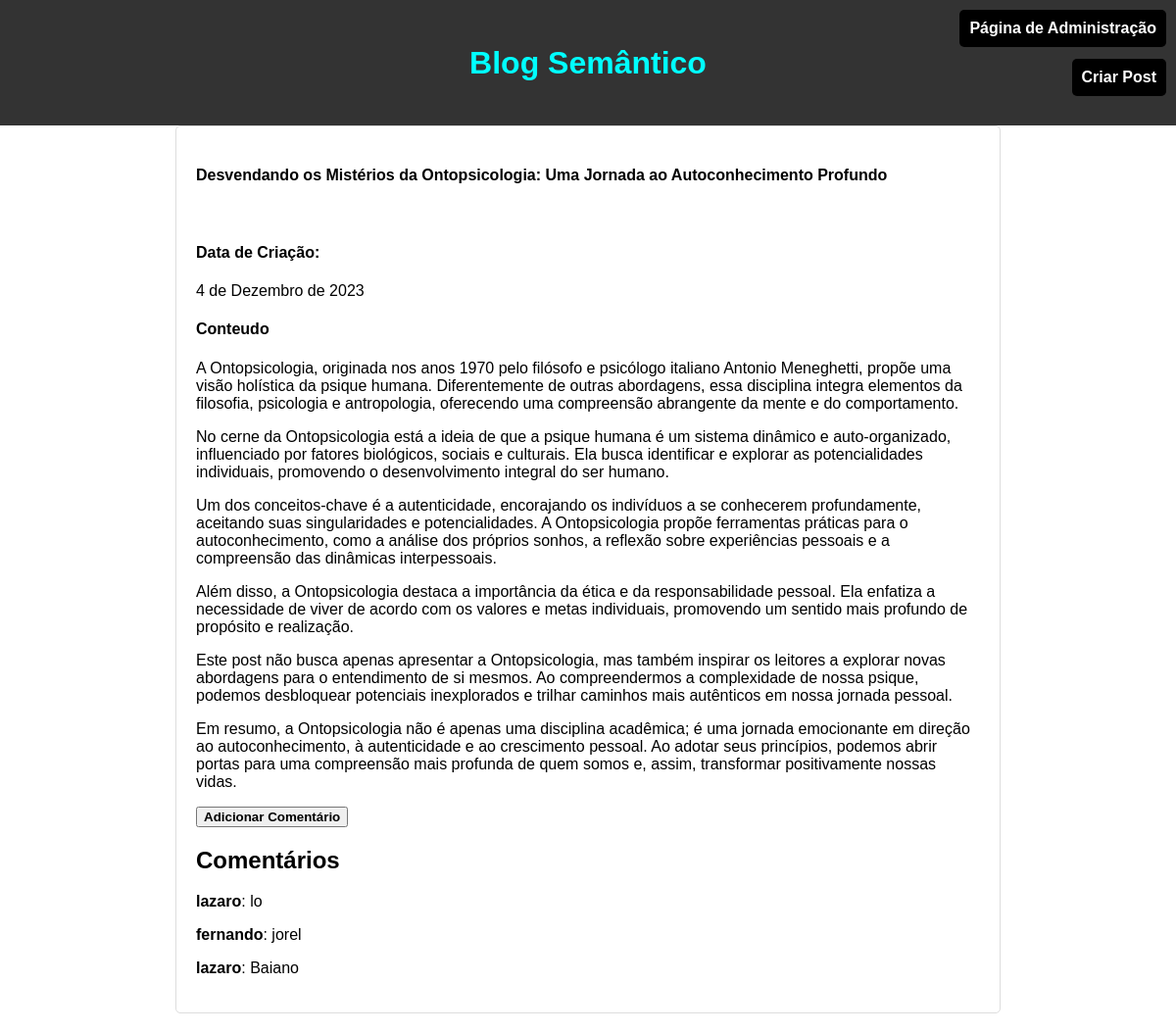
/posts/1 (signed in), run on the app's committed database.
### blog/models.py (models this page shows, shortened)
class Post(models.Model):
    titulo = models.CharField(max_length=255)
    resumo = RichTextField()
    conteudo = RichTextUploadingField()
    autor = models.ForeignKey(User, on_delete=models.PROTECT)
    dataDeCriacao = models.DateField(auto_now_add=True)

class Comentario(models.Model):
    post = models.ForeignKey(Post, on_delete=models.CASCADE)
    autor = models.ForeignKey(User, on_delete=models.CASCADE)
    conteudo = models.TextField()

### blog/views.py (the view)
# urls.py: path('posts/<int:post_id>', views.post, name='post'),
@login_required(login_url='/login/')
def post(request, post_id):
    post = Post.objects.get(pk = post_id)
    comentarios = Comentario.objects.filter(post=post)
    return render(request, 'post.html', {'post': post, 'comentarios': comentarios})

### blog/Templates/post.html (shortened to what this page needs)
{% extends 'base.html' %}
{% block content %}
<section>
    <article>
        <h1>{{post.titulo}}</h1>
        <br>
        <h1>Data de Criação:</h1>
        <p> {{post.dataDeCriacao}}</p>
        <h1>Conteudo</h1>
        <p> {{post.conteudo | safe}}</p>
        <form method="post" action="{% url 'adicionarComentario' post.id %}">
            <button type="submit"><strong>Adicionar Comentário</strong></button>
        </form>
        <h2>Comentários</h2>
        {% for comentario in comentarios %}
            <p><strong>{{ comentario.autor }}</strong>: {{ comentario.conteudo }}</p>
        {% endfor %}
    </article>
{% endblock %}

### blog/Templates/base.html (shortened to what this page needs)
<!DOCTYPE html>
<html lang="pt-BR">
<head>
</head>
<body>
    <header>
        <h1><a href="{% url 'home' %}">Blog Semântico</a></h1>
    </header>
{% block navbar %}
    {% if user.is_authenticated and user.is_staff %}
        <a href="{% url 'admin:index' %}" class="Botao-admin">Página de Administração</a>
        <a href="{% url 'admin:blog_post_add' %}" class="Botao-criar">Criar Post</a>
    {% endif %}
{% endblock %}
        <section>
            {% block content %}{% endblock %}
        </section>
</body>
</html>

### blog/Templates/post.html (style rules this page uses)
article { margin: 0 auto; max-width: 800px; padding: 20px; border: 1px solid #ddd; border-radius: 5px; margin-bottom: 20px; }

### blog/Templates/base.html (style rules this page uses)
body { font-family: 'Arial', sans-serif; margin: 0; padding: 0; }
header { background-color: #333; color: #fff; text-align: center; padding: 40px; display: flex; flex-direction: column; justify-content: center; align-items: center; }
header h1 { margin: 0; }
header h1 a { color: rgb(0, 255, 255); text-decoration: none; line-height: 1.5; }
.Botao-admin { position: absolute; top: 10px; right: 10px; padding: 10px; background-color: #000000; color: #fff; text-decoration: none; border-radius: 5px; font-weight: bold; }
.Botao-criar { position: absolute; top: 60px; right: 10px; padding: 10px; background-color: #000000; color: #fff; text-decoration: none; border-radius: 5px; font-weight: bold; }

### data on the page
Post: titulo "Desvendando os Mistérios da Ontopsicologia: Uma Jornada ao Autoconhecimento Profundo", dataDeCriacao "4 de Dezembro de 2023", conteudo "A Ontopsicologia, originada nos anos 1970 pelo filósofo e psicólogo italiano Antonio Meneghetti, propõe uma visão holística da psique humana. Diferentemente de outras abordagens, essa disciplina integra elementos da filosofia, psicologia e antropologia, oferecendo uma compreensão abrangente da mente e do comportamento. No cerne da Ontopsicologia está a ideia de que a psique humana é um sistema dinâmico e auto-organizado, influenciado por fatores biológicos, sociais e culturais. Ela busca identificar e explorar as potencialidades individuais, promovendo o desenvolvimento integral do ser humano. Um dos conceitos-chave é a autenticidade, encorajando os indivíduos a se conhecerem profundamente,…"
Comentario: autor "lazaro", conteudo "lo"
Comentario: autor "fernando", conteudo "jorel"
Comentario: autor "lazaro", conteudo "Baiano"
